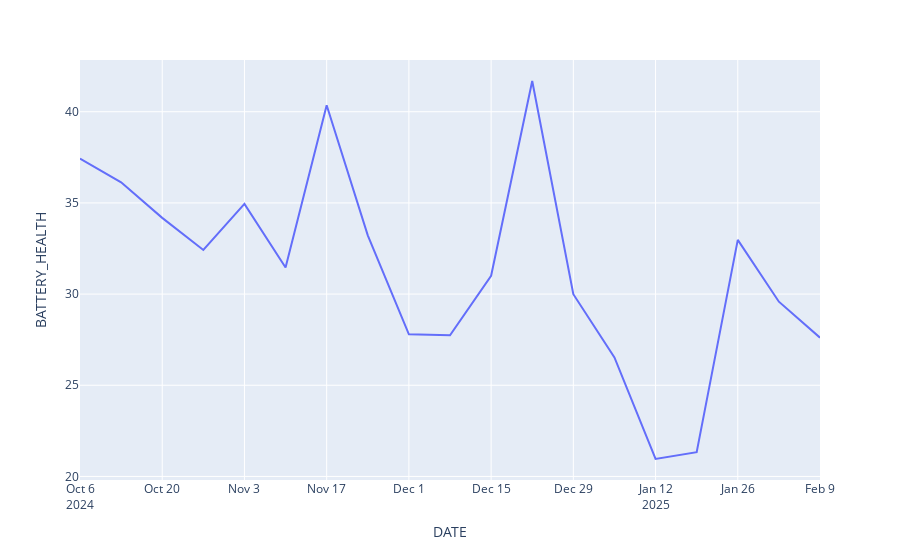

Notebook cell for this chart:
### Code cell
plty.line(
    df1,x="DATE",y="BATTERY_HEALTH",
)

### Figure 1 — Plotly figure (JSON) as saved in the notebook; plotly's stock layout.template omitted (floating-point values rounded to 4 significant figures)
{"data": [{"hovertemplate": "DATE=%{x}<br>BATTERY_HEALTH=%{y}<extra></extra>", "legendgroup": "", "line": {"color": "#636efa", "dash": "solid"}, "marker": {"symbol": "circle"}, "mode": "lines", "name": "", "orientation": "v", "showlegend": false, "type": "scatter", "x": ["2024-10-06T00:00:00", "2024-10-13T00:00:00", "2024-10-20T00:00:00", "2024-10-27T00:00:00", "2024-11-03T00:00:00", "2024-11-10T00:00:00", "2024-11-17T00:00:00", "2024-11-24T00:00:00", "2024-12-01T00:00:00", "2024-12-08T00:00:00", "2024-12-15T00:00:00", "2024-12-22T00:00:00", "2024-12-29T00:00:00", "2025-01-05T00:00:00", "2025-01-12T00:00:00", "2025-01-19T00:00:00", "2025-01-26T00:00:00", "2025-02-02T00:00:00", "2025-02-09T00:00:00"], "xaxis": "x", "y": [37.43, 36.13, 34.18, 32.42, 34.95, 31.46, 40.36, 33.22, 27.8, 27.74, 31.01, 41.69, 29.99, 26.53, 20.96, 21.33, 32.98, 29.58, 27.61], "yaxis": "y"}], "layout": {"legend": {"tracegroupgap": 0}, "margin": {"t": 60}, "xaxis": {"anchor": "y", "domain": [0, 1], "title": {"text": "DATE"}}, "yaxis": {"anchor": "x", "domain": [0, 1], "title": {"text": "BATTERY_HEALTH"}}}}
